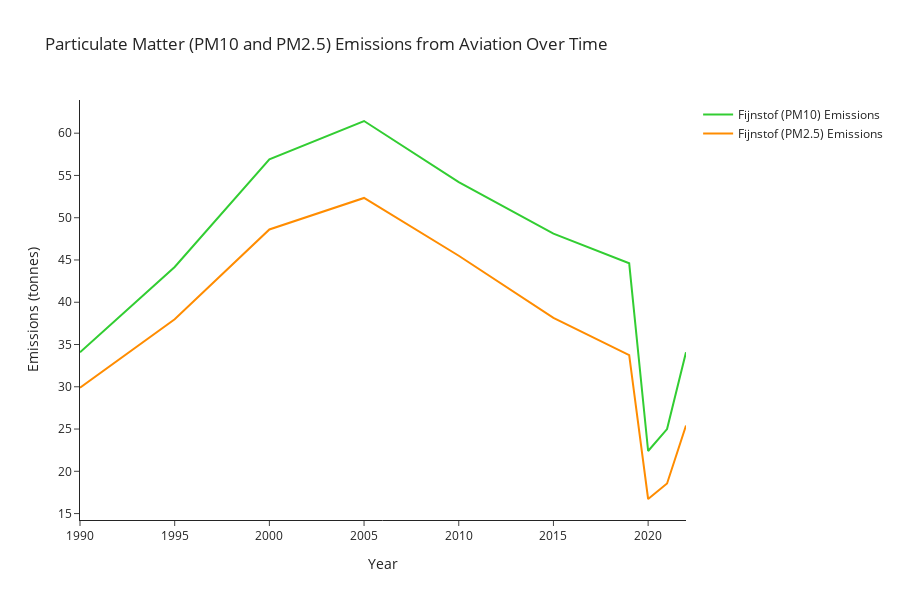

Notebook cell for this chart:
### Markdown cell above
Apart from carbon dioxide, another critical variable we explore is fine particulate matter. Particulate matter has serious health implications, including respiratory diseases and cardiovascular conditions. The increase in particulate matter emissions over the years suggests that Schiphol's growth may pose significant health risks for nearby residents. Therefore, it is crucial to monitor and reduce these emissions to protect public health.

### Code cell
%run fijnstof-uitstoot.ipynb

### Figure 1 — Plotly figure (JSON) as saved in the notebook; plotly's stock layout.template omitted (floating-point values rounded to 4 significant figures)
{"data": [{"line": {"color": "limegreen"}, "mode": "lines", "name": "Fijnstof (PM10) Emissions", "type": "scatter", "x": [1990, 1995, 2000, 2005, 2010, 2015, 2019, 2020, 2021, 2022], "y": [34.07, 44.18, 56.91, 61.44, 54.21, 48.11, 44.61, 22.4, 25.0, 34.08]}, {"line": {"color": "darkorange"}, "mode": "lines", "name": "Fijnstof (PM2.5) Emissions", "type": "scatter", "x": [1990, 1995, 2000, 2005, 2010, 2015, 2019, 2020, 2021, 2022], "y": [29.89, 37.98, 48.61, 52.34, 45.5, 38.15, 33.75, 16.72, 18.56, 25.42]}], "layout": {"height": 600, "showlegend": true, "title": {"text": "Particulate Matter (PM10 and PM2.5) Emissions from Aviation Over Time"}, "width": 900, "xaxis": {"title": {"text": "Year"}}, "yaxis": {"title": {"text": "Emissions (tonnes)"}}}}
